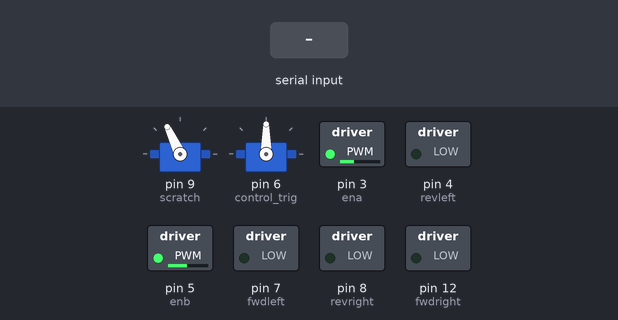
The sketch below on a simulated Arduino Uno, built with avr-gcc and run on an emulated ATmega328P. Parts: 2 × servo, switched loads named in the sketch (green lamp = pin HIGH). The test bench sets the inputs (shaded band).

Above: at 1.2 s.
1.3 s: byte 114 (114) received over Serial
At 4.1 s:
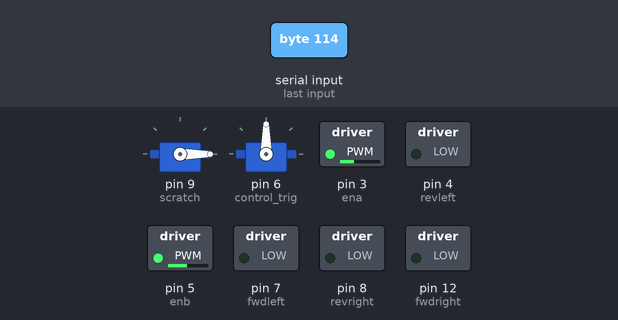
4.3 s: "s" received over Serial
At 5.5 s:
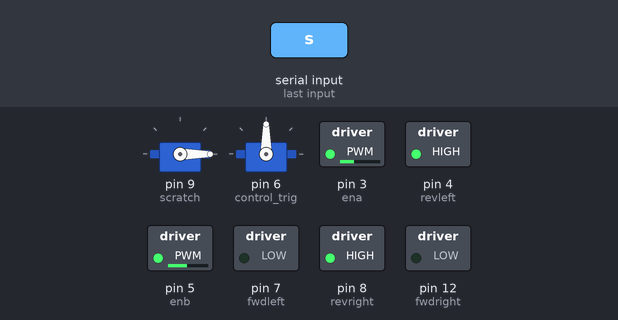
7.3 s: byte 101 (101) received over Serial
At 7.8 s:
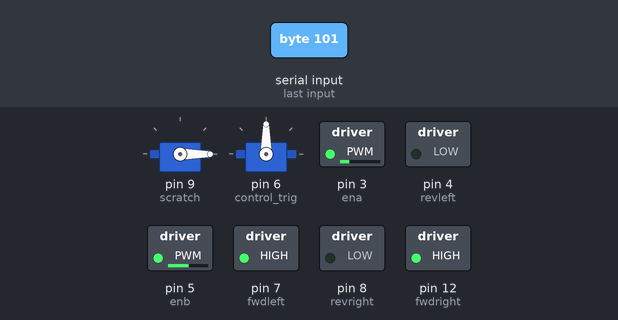
9.5 s: byte 113 (113) received over Serial
At 10.5 s:
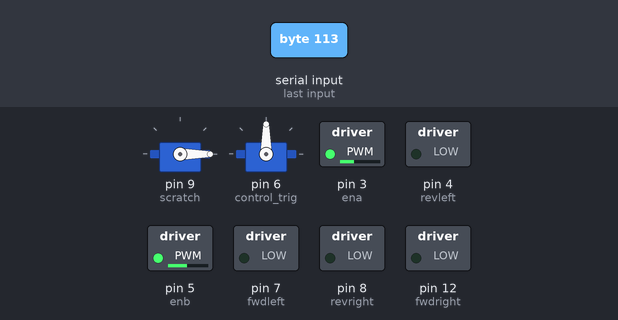
11.7 s: byte 99 (99) received over Serial
At 12.2 s:
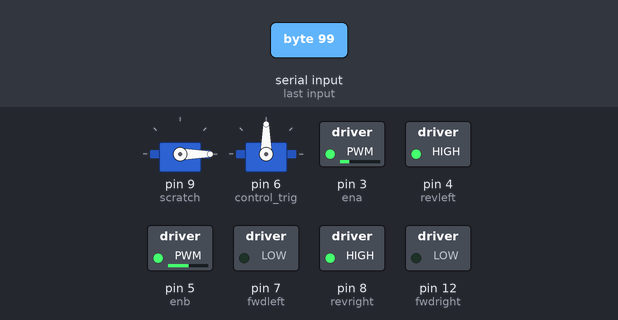
13.9 s: "a" received over Serial
At 14.4 s:
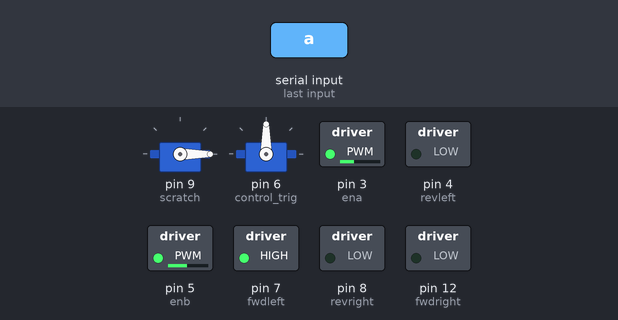
Timing chart, 0 to 16.9 s (numbered marks = the images above; inputs shaded):
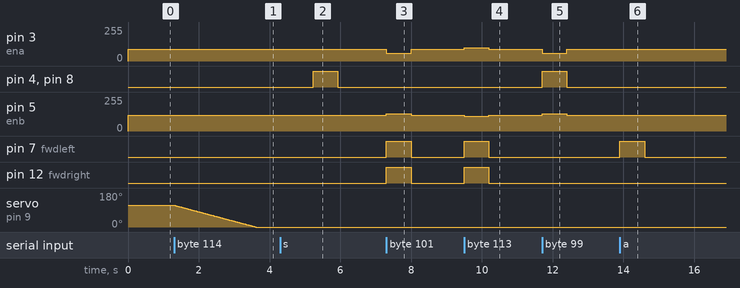

The sketch:

selfcontrol.ino
```cpp
#include <Servo.h>
Servo myservo; // 建立Servo物件，控制伺服馬達
Servo myservo2;
int trigPin = 11;      // trig pin of HC-SR04
int echoPin = 10;     // Echo pin of HC-SR04
int control_trig = 6; //伺服馬達

int revleft = 4;       //REVerse motion of Left motor
int fwdleft = 7;       //ForWarD motion of Left motor
int revright = 8;      //REVerse motion of Right motor(white black (4,7))
int fwdright = 12;      //ForWarD motion of Right motor(purple gray(8,12))
int scratch= 9;        //scratch (5 orange)

int ena = 3; //右輪
int enb = 5; //左輪
long duration, distance;

int motor_speed_left=120;
int motor_speed_right=88;


int pyorder = -1;
int bottle = 0;
int bottle_direction = 0; // 1:左；-1:右
int motor_delay = 700 ;


int detectOn;

void setup() {
  myservo.attach(scratch);
  myservo2.attach(control_trig);
  Serial.begin(115200);
  pinMode(revleft, OUTPUT);      // set Motor pins as output
  pinMode(fwdleft, OUTPUT);
  pinMode(revright, OUTPUT);
  pinMode(fwdright, OUTPUT);
  pinMode(ena, OUTPUT);
  pinMode(enb, OUTPUT);
  pinMode(trigPin, OUTPUT);         // set trig pin as output
  pinMode(echoPin, INPUT);          //set echo pin as input to capture reflected waves
  myservo2.write(90);
  myservo.write(115);
  detectOn = 0;
}


class Move{
  public: void stoprun(){
      analogWrite(ena, motor_speed_right);
      analogWrite(enb, motor_speed_left);
      digitalWrite(fwdright, LOW);  //Stop
      digitalWrite(revright, LOW);
      digitalWrite(fwdleft, LOW);
      digitalWrite(revleft, LOW);
    };
  public: void backward(){
      analogWrite(ena, motor_speed_right);
      analogWrite(enb, motor_speed_left);
      digitalWrite(fwdright, LOW);
      digitalWrite(revright, HIGH);
      digitalWrite(fwdleft, LOW);
      digitalWrite(revleft, HIGH);
    };
  public: void forward(){
      analogWrite(ena, motor_speed_right);
      analogWrite(enb, motor_speed_left-10);
      digitalWrite(fwdright, HIGH);
      digitalWrite(revright, LOW);
      digitalWrite(fwdleft, HIGH);
      digitalWrite(revleft, LOW);
  };
  public: void left(){
      analogWrite(ena, motor_speed_right);
      analogWrite(enb, motor_speed_left);
      digitalWrite(fwdright, LOW);
      digitalWrite(revright, LOW);
      digitalWrite(fwdleft, HIGH);
      digitalWrite(revleft, LOW);
  };
  public: void right(){
      analogWrite(ena, motor_speed_right);
      analogWrite(enb, motor_speed_left+8);
      digitalWrite(fwdright, HIGH);
      digitalWrite(revright, LOW);
      digitalWrite(fwdleft, LOW);
      digitalWrite(revleft, LOW);
  };
  public: void forright(){
      analogWrite(ena, motor_speed_right-30);
      analogWrite(enb, motor_speed_left+10);
      digitalWrite(fwdright, HIGH);
      digitalWrite(revright, LOW);
      digitalWrite(fwdleft, HIGH);
      digitalWrite(revleft, LOW);
  };
  public: void forleft(){
      analogWrite(ena, motor_speed_right+10);
      analogWrite(enb, motor_speed_left-10);
      digitalWrite(fwdright, HIGH);
      digitalWrite(revright, LOW);
      digitalWrite(fwdleft, HIGH);
      digitalWrite(revleft, LOW);
  };
  public: void bacright(){
      analogWrite(ena, motor_speed_right-30);
      analogWrite(enb, motor_speed_left+10);
      digitalWrite(fwdright, LOW);
      digitalWrite(revright, HIGH);
      digitalWrite(fwdleft, LOW);
      digitalWrite(revleft, HIGH);
  };
  public: void bacleft(){
      analogWrite(ena, motor_speed_right+10);
      analogWrite(enb, motor_speed_left-10);
      digitalWrite(fwdright, LOW);
      digitalWrite(revright, HIGH);
      digitalWrite(fwdleft, LOW);
      digitalWrite(revleft, HIGH);
  };
};
int measure_distance(){
  digitalWrite(trigPin, LOW);
  delayMicroseconds(2);
  digitalWrite(trigPin, HIGH);     // send waves for 10 us
  delayMicroseconds(10);

  duration = pulseIn(echoPin, HIGH); // receive reflected waves
  distance = duration / 58.2;   // convert to distance
  return distance;
}

void obstacle_detect(){
  int distance = measure_distance();

  ////Serial.println(distance);
  // If you dont get proper movements of your robot then alter the pin numbers
  if (distance>13)
  {
    bottle = 0;
  }else{
    bottle = 1;
  }
}

void scratch_close(){
  for(int i=115;i>=-45;i--){
    myservo.write(i);
    delay(20);
  }
}
void scratch_open(){
  for(int i=-45;i<=115;i++){
    myservo.write(115);
    delay(20);
  }
}

void key_pressed_control(){
Move move;
  if (Serial.available()) {
      while(Serial.available()){
        pyorder = Serial.read();
        if (pyorder == 117 ){ //u
          detectOn=1;
          Serial.println("detectOn");

        }
        if (pyorder == 106 ){ //j
          detectOn=0;
          Serial.println("detectoff");

        }
      }
      //pyorder = Serial.read();

      if (bottle == 0){

        if (pyorder == 115 ){
          move.backward();
          delay(motor_delay);
          //Serial.println("backward");
        }
        else if (pyorder == 119) {
          move.forward();
          delay(motor_delay);
          //Serial.println("forward");
        }

        else if (pyorder == 97){
          move.left();
          delay(motor_delay);
          //Serial.println("turnLeft");
        }
        else if (pyorder == 100){
          move.right();
          delay(motor_delay);
          //Serial.println("turnRight");
        }
        else if(pyorder==114){
          scratch_close();
          delay(motor_delay);
          //Serial.println("scratch_close");
          //detectOn=1;
        }
        else if(pyorder==102){
          scratch_open();
          delay(motor_delay);
          //Serial.println("scratch_open");
        }
        else if(pyorder==101){
          move.forright();
          delay(motor_delay);
          //Serial.println("forRight");
        }
        else if(pyorder==113){
          move.forleft();
          delay(motor_delay);
          //Serial.println("forLeft");
        }
        else if(pyorder==99){
          move.bacright();
          delay(motor_delay);
          //Serial.println("bacRight");
        }
        else if(pyorder==122){
          move.bacleft();
          delay(motor_delay);
          //Serial.println("bacLeft");
        }
        else{
          move.stoprun();
        }
      }else{
          while(bottle == 1){
            move.backward();
            delay(motor_delay*7);
            //Serial.println("bottle");

            myservo2.write(125);
            delay(100);
            int left_distance = measure_distance();
            myservo2.write(55);
            delay(100);
            int right_distance = measure_distance();

            if (left_distance>right_distance){
              bottle_direction = 1;
              move.left();
              delay(motor_delay*5);
              myservo2.write(90);
              obstacle_detect();
            }else{
              bottle_direction = -1;
              move.right();
              delay(motor_delay*5);
              myservo2.write(90);
              obstacle_detect();
            }
          }
          move.forward();
          delay(motor_delay*15);
          detectOn=0;//
          if(bottle_direction==1){
            move.right();
            delay(motor_delay*5);
          }else{

            move.left();
            delay(motor_delay*5);
          }

      }

  }
  move.stoprun();
}

void loop() {
  key_pressed_control();
}
```

Measured:
- after the input at 1.3 s, servo on pin 9 (scratch): moves from 115° to 0° over 2.3 s, starting at once
- after the input at 4.3 s, pin 4 (revleft), pin 8 (revright): LOW → HIGH after 0.93 s, → LOW 0.70 s later
- after the input at 7.3 s, pin 3 (ena): 88/255 → 58/255 at once, → 88/255 0.70 s later; pin 5 (enb): 120/255 → 130/255 at once, → 120/255 0.70 s later; pin 7 (fwdleft), pin 12 (fwdright): LOW → HIGH at once, → LOW 0.70 s later
- after the input at 9.5 s, pin 3 (ena): 88/255 → 98/255 at once, → 88/255 0.70 s later; pin 5 (enb): 120/255 → 110/255 at once, → 120/255 0.70 s later; pin 7 (fwdleft), pin 12 (fwdright): LOW → HIGH at once, → LOW 0.70 s later
- after the input at 11.7 s, pin 3 (ena): 88/255 → 58/255 at once, → 88/255 0.70 s later; pin 4 (revleft), pin 8 (revright): LOW → HIGH at once, → LOW 0.70 s later; pin 5 (enb): 120/255 → 130/255 at once, → 120/255 0.70 s later
- after the input at 13.9 s, pin 7 (fwdleft): LOW → HIGH at once, → LOW 0.70 s later
